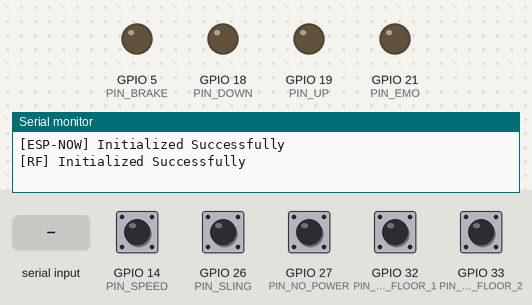
Simulated run of this program. Board: ESP32. Parts: output pins drawn as LEDs (lit = HIGH), the last lines printed to the serial monitor. The test bench sets the inputs (shaded band); at power-on: GPIO 14 (PIN_SPEED), GPIO 26 (PIN_SLING), GPIO 27 (PIN_NO_POWER), GPIO 32 (PIN_SS_FLOOR_1), GPIO 33 (PIN_SS_FLOOR_2) HIGH. Storage starts empty.

Above: at 1.2 s.
1.3 s: "1" received over Serial
At 2.5 s:
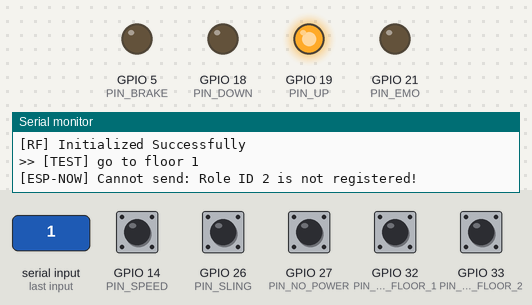
2.8 s: GPIO 32 (PIN_SS_FLOOR_1) pulled LOW for 0.15 s
At 3.3 s:
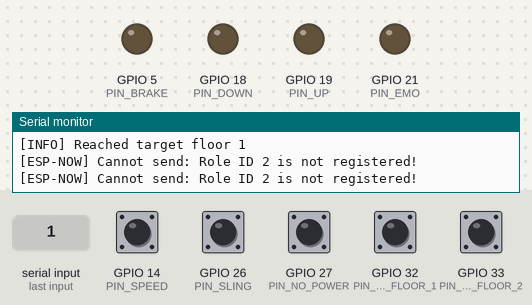
4.4 s: "o" received over Serial
At 5.7 s:
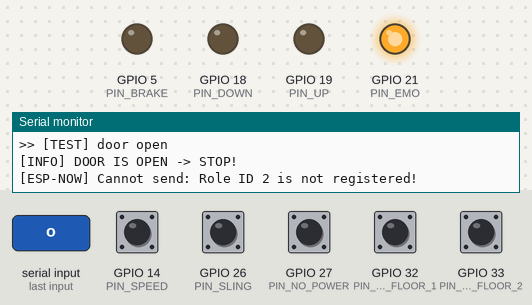
Timing chart, 0 to 7.4 s (numbered marks = the images above; inputs shaded):
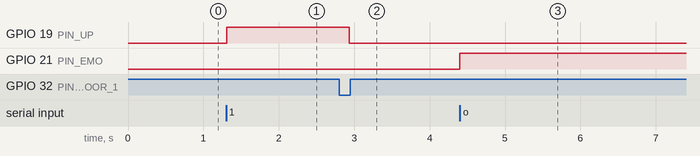

Measured:
- after the input at 1.3 s, GPIO 19 (PIN_UP): LOW → HIGH at once
- after the input at 2.8 s, GPIO 19 (PIN_UP): HIGH → LOW after 0.13 s
- after the input at 4.4 s, GPIO 21 (PIN_EMO): LOW → HIGH at once

The program:

main.cpp
```cpp
// main.cpp
#include <Arduino.h>
#include "Config.h"
#include "ElevatorTypes.h"

#include "WebServerManager.h"
#include "WifiPortalManager.h"
#include "ElevatorLogic.h"
#include "ElevatorHal.h"
#include "ESPNowManager.h"
#include "ModbusManager.h"
#include "RFManager.h"
#include "ElevatorStorage.h"
#include "SystemObserver.h"

EspNow espnow;
RFManager rf;
IOManager io(PIN_UP, PIN_DOWN, PIN_BRAKE, PIN_SS_FLOOR_1, PIN_SS_FLOOR_2, PIN_EMO, PIN_NO_POWER, PIN_SPEED, PIN_SLING); // create obj hal
Orchestrator logic(&io);

TaskHandle_t xElevatorHandle;
QueueHandle_t xQueueCommand = NULL;
QueueHandle_t xQueueSending = NULL;
QueueHandle_t xQueueUpdating = NULL;
SemaphoreHandle_t dataMutex = NULL;

CabinObserver *cabin_observer;
WebServerObserver *webserver_observer;

void elevator_manager_task(void *pvParams)
{
    user_command cmd;
    uint32_t evt;
    for (;;)
    {

        if (xTaskNotifyWait(0x00, 0xFFFFFFFF, &evt, 0) == pdPASS)
        {
            logic.event_handle(evt);
        }

        if (xQueueReceive(xQueueCommand, &cmd, 0) == pdPASS)
        {
            logic.user_command_handle(cmd);
        }

        logic.update();
        vTaskDelay(pdMS_TO_TICKS(30));
    }
}

void sensor_monitor_task(void *pvParams)
{

    bool is_at_floor_1 = false;
    bool is_at_floor_2 = false;
    bool is_emo = false;
    bool is_speed_trig = false;
    bool is_sling_cut = false;
    bool is_brake_engage = false;

    for (;;)
    {
        io.update_sensor();
        is_at_floor_1 = io.status_floor_1;
        is_at_floor_2 = io.status_floor_2;
        is_emo = io.status_emo;
        is_speed_trig = io.status_governor;
        is_sling_cut = io.status_sling;
        is_brake_engage = io.status_brake;

        if (is_at_floor_1) xTaskNotify(xElevatorHandle, REACH_FLOOR_1, eSetValueWithOverwrite);
        if (is_at_floor_2) xTaskNotify(xElevatorHandle, REACH_FLOOR_2, eSetValueWithOverwrite);
        if(!is_at_floor_1 && !is_at_floor_2) xTaskNotify(xElevatorHandle, BETWEEN_FLOOR, eSetValueWithOverwrite);
        // if (is_emo) xTaskNotify(xElevatorHandle, EMO_IS_PRESSED, eSetValueWithOverwrite);

        // if (is_sling_cut)
        // {
        //     xTaskNotify(xElevatorHandle, SAFETY_BRAKE_ENGAGE, eSetBits);
        // }

        vTaskDelay(pdMS_TO_TICKS(20));
    }
}

void esp_now_manager_task(void *pvParams)
{
    espnow.init();
    espnow_msg_t incoming_msg;
    espnow_msg_t outgoing_msg;
    for (;;)
    {
        espnow.update();
        while (espnow.receive_message(&incoming_msg))
        {
            logic.process_remote_message(incoming_msg);
        }

        while (xQueueReceive(xQueueSending, &outgoing_msg, 0) == pdPASS)
        {
            espnow.send_command((station_role_t)outgoing_msg.id, outgoing_msg.cmd);
        }

        vTaskDelay(pdMS_TO_TICKS(20));
    }
}

void rf_receiver_task(void *pvParams)
{
    rf.init(pin_rf_receiver);

    for (;;)
    {
        rf.process_rf_cmd(xQueueCommand);
        vTaskDelay(pdMS_TO_TICKS(50));
    }
}

void webserver_manager_task(void *pvParams)
{
    elevator_snapshot new_data;

    for (;;)
    {
        webserver_loop();
        while (xQueueReceive(xQueueUpdating, &new_data, 0) == pdPASS)
        {
            update_ui_data(new_data);
        }

        vTaskDelay(pdMS_TO_TICKS(30));
    }
}

// void vModbusPolling(void *pvParams)
// void vDataLog(void *pvParams)

void setup()
{
    Serial.begin(115200);

    if (!SPIFFS.begin(true))
    {
        Serial.println("An Error has occurred while mounting SPIFFS");
        return;
    }

    dataMutex = xSemaphoreCreateMutex();
    xQueueCommand = xQueueCreate(10, sizeof(user_command));
    xQueueSending = xQueueCreate(10, sizeof(espnow_msg_t));
    xQueueUpdating = xQueueCreate(10, sizeof(elevator_snapshot));
    io.init_pins();

    wifi_portal_init();
    websocket_init(xQueueCommand);

    cabin_observer = new CabinObserver(xQueueSending);
    webserver_observer = new WebServerObserver(xQueueUpdating);

    logic.attach_observer(cabin_observer);
    logic.attach_observer(webserver_observer);

    xTaskCreate(elevator_manager_task, "ElevatorManager", 4096, NULL, 3, &xElevatorHandle);
    xTaskCreate(sensor_monitor_task, "SensorMonitor", 4096, NULL, 3, NULL);
    xTaskCreate(esp_now_manager_task, "EspNowManager", 4096, NULL, 3, NULL);
    xTaskCreate(rf_receiver_task, "RFReceiver", 4096, NULL, 3, NULL);
    xTaskCreate(webserver_manager_task, "webserverManager", 4096, NULL, 3, NULL);
    // xTaskCreate(vDataLog, "DataLog", 2048, NULL, 2, NULL);
}

void loop()
{
    if (Serial.available() > 0)
    {
        char incoming = Serial.read();
        user_command cmd;

        switch (incoming)
        {
        case '1':
            Serial.println(">> [TEST] go to floor 1");
            cmd = {1, command_type_t::TRANSIT};
            xQueueSend(xQueueCommand, &cmd, 0);
            break;
        case '2':
            Serial.println(">> [TEST] go to floor 2");
            cmd = {2, command_type_t::TRANSIT};
            xQueueSend(xQueueCommand, &cmd, 0);
            break;
        case 's':
        case 'S':
            Serial.println(">> [TEST] user STOP");
            cmd = {0, command_type_t::STOP};
            xQueueSendToFront(xQueueCommand, &cmd, 0);
            break;

            // --- (Event) ---

        case 'e':
        case 'E':
            Serial.println(">> [TEST] user EMO!");
            xTaskNotify(xElevatorHandle, EMO_IS_PRESSED, eSetBits);
            break;
        case 'x':
        case 'X':
            Serial.println(">> [TEST] sling cut!");
            xTaskNotify(xElevatorHandle, SAFETY_BRAKE_ENGAGE, eSetBits);
            break;
        case 'o':
        case 'O':
            Serial.println(">> [TEST] door open");
            xTaskNotify(xElevatorHandle, DOOR_IS_OPEN, eSetBits);
            break;
        case 'c':
        case 'C':
            Serial.println(">> [TEST] door closed");
            xTaskNotify(xElevatorHandle, DOOR_IS_CLOSED, eSetBits);
            break;
        }
    }
}
```

ElevatorTypes.h
```cpp
// ElevatorTypes.h
#pragma once
#include "Config.h"
#include <stdint.h>


enum class elevator_direction_t
{
  NONE,
  UP,
  DOWN
};

enum class elevator_state_t
{
  IDLE,
  RUNNING,
  PAUSED,
  EMERGENCY
};

enum class command_type_t
{
  TRANSIT,
  STOP,
  EMG_STOP
};

struct elevator_snapshot
{
  uint8_t target;
  elevator_state_t current_state;
  uint8_t current_floor;
  bool btw_floor;
  elevator_direction_t dir;
  uint8_t last_target;
  elevator_direction_t last_dir;
  uint32_t safety_flags; // event bitmask
};

struct user_command
{
  uint8_t target;
  command_type_t type;
  // commandSource_t from;
};

typedef struct
{
  uint8_t id;
  uint16_t cmd;
} espnow_msg_t;

enum class station_role_t : uint8_t
{
  UNKNOWN = 0,
  INVERTER = 1,
  CABIN = 2,
  HALL_1 = 3,
  HALL_2 = 4,
  HALL_3 = 5,
  VSG = 6,
  VTG = 7,
  MASTER = 100
};

struct station_info_t
{
  station_role_t role;
  uint8_t mac[6];
};

typedef enum
{
  BTN_TO_FLOOR_1,
  BTN_TO_FLOOR_2,
  BTN_TO_FLOOR_3,
  BTN_TO_FLOOR_4,
  BTN_TO_FLOOR_5,
  BTN_TO_FLOOR_6,
  BTN_STOP,
  BTN_EMERGENCY,
  BTN_UNKNOWN
} rf_button_t;

typedef struct
{
  unsigned long rf_code;
  rf_button_t type;
} rf_keymap_t;

const rf_keymap_t rf_keys[] = {
    // --- set 2 ---
    {cmd_floor_1_2, BTN_TO_FLOOR_1},
    {cmd_floor_2_2, BTN_TO_FLOOR_2},
    {cmd_stop_2, BTN_STOP},

    // --- set 3 ---
    {cmd_floor_1_3, BTN_TO_FLOOR_1},
    {cmd_floor_2_3, BTN_TO_FLOOR_2},
    {cmd_stop_3, BTN_STOP},

    // --- set 4 ---
    {cmd_floor_1_4, BTN_TO_FLOOR_1},
    {cmd_floor_2_4, BTN_TO_FLOOR_2},
    {cmd_stop_4, BTN_STOP}};

const int num_rf_keys = sizeof(rf_keys) / sizeof(rf_keymap_t);


#define LO_FLOOR 1
#define HI_FLOOR 2


// event bitmask

#define SAFETY_BRAKE_ENGAGE (1 << 0)
#define DOOR_IS_OPEN (1 << 1)
#define DOOR_IS_CLOSED (1 << 2)
#define EMO_IS_PRESSED (1 << 3)
#define EMO_IS_RELEASED (1 << 4)
#define VSG_ALARM_TRIGGER (1 << 5)
#define VSG_ALARM_CLEAR (1 << 6)
#define VTG_ALARM_TRIGGER (1 << 7)
#define VTG_ALARM_CLEAR (1 << 8)
#define REACH_FLOOR_1 (1 << 9)
#define REACH_FLOOR_2 (1 << 10)
#define REACH_FLOOR_3 (1 << 11)
#define BETWEEN_FLOOR (1 << 12)


#define OUT_EN_BRAKE (1 << 0)    // Bit 0: Enable safety sling
#define OUT_EN_L_UP (1 << 1)     // Bit 1: Light UP
#define OUT_EN_L_DW (1 << 2)     // Bit 2: Light DOWN
#define OUT_EN_L_STOP (1 << 3)   // Bit 3: Light STOP
#define OUT_EN_L_EM (1 << 4)     // Bit 4: Light EMERGENCY
#define OUT_EN_LIGHT (1 << 5)    // Bit 5: Enable Light
#define OUT_EN_SOUND (1 << 6)    // Bit 6: Enable Special Function
#define OUT_CANCEL_BUSY (1 << 7) // Bit 7: Cancel BUSY state

// Special Function Data (4-bit Payload)
#define OUT_TRACK_BIT0 (1 << 8)  // Bit 8: SFunc BIT0
#define OUT_TRACK_BIT1 (1 << 9)  // Bit 9: SFunc BIT1
#define OUT_TRACK_BIT2 (1 << 10) // Bit 10: SFunc BIT2
#define OUT_TRACK_BIT3 (1 << 11) // Bit 11: SFunc BIT3
#define OUT_TRACK_BIT4 (1 << 12)

// block moving
#define DOOR_OPEN_BIT (1 << 0)
#define EMG_STOP_BIT (1 << 1)

// block go up
#define VTG_BIT (1 << 2)

// block go down
#define SAFETY_BRAKE_BIT (1 << 3)
#define VSG_BIT (1 << 4)

// block dir group (true = dont allowed)
#define BLOCK_UP_MASK (VTG_BIT | EMG_STOP_BIT | DOOR_OPEN_BIT)
#define BLOCK_DOWN_MASK (SAFETY_BRAKE_BIT | VSG_BIT | EMG_STOP_BIT | DOOR_OPEN_BIT)

#define SF_0000 0
#define SF_1001 1  // going up
#define SF_1002 2  // going dw
#define SF_1003 3  // reaching
#define SF_1004 4  // obstable under cabin
#define SF_1005 5  // beware pinch
#define SF_1006 6  // no power go to floor1
#define SF_1007 7  // overweight
#define SF_1008 8  // safety brake
#define SF_1009 9  // please close the door
#define SF_1010 10 // elevator ready to use
#define SF_1011 11 // cant connect to wifi
#define SF_1012 12 // system going to reset
#define SF_1013 13 // wait for modbus
#define SF_1014 14 // reach1
#define SF_1015 15 // reach2
#define SF_1016 16 // emerg stop
```

Config.h
```cpp
#pragma once
#include <stdint.h>

// Hardware pins
#define pin_mb_rx 16
#define pin_mb_tx 17
#define pin_sys_ready 13
#define pin_rf_receiver 23

const uint8_t PIN_UP = 19;
const uint8_t PIN_DOWN = 18;
const uint8_t PIN_BRAKE = 5;
const uint8_t PIN_SS_FLOOR_1 =32;
const uint8_t PIN_SS_FLOOR_2 = 33;
const uint8_t PIN_EMO = 21;
const uint8_t PIN_NO_POWER = 27;
const uint8_t PIN_SPEED = 14;
const uint8_t PIN_SLING = 26;

// remote set2
#define cmd_floor_1_2 12418580
#define cmd_floor_2_2 12418584
#define cmd_stop_2 12418578
#define cmd_emg_remote_stop_2 12418577

// remote set3
#define cmd_floor_1_3 16003636
#define cmd_floor_2_3 16003640
#define cmd_stop_3 16003634
#define cmd_emg_stop_3 16003633

// remote set4
#define cmd_floor_1_4 16751236
#define cmd_floor_2_4 16751240
#define cmd_stop_4 16751234
#define cmd_emg_stop_4 16751233
```
